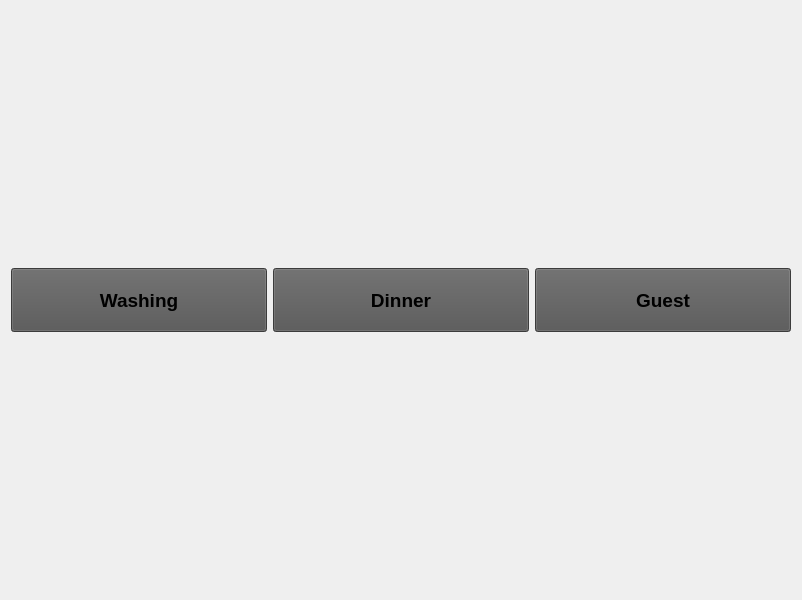
<?xml version="1.0" encoding="UTF-8"?>
<ui version="4.0">
 <class>PrimaryOptionWidget</class>
 <widget class="QWidget" name="PrimaryOptionWidget">
  <property name="geometry">
   <rect>
    <x>0</x>
    <y>0</y>
    <width>800</width>
    <height>600</height>
   </rect>
  </property>
  <property name="windowTitle">
   <string>Form</string>
  </property>
  <property name="styleSheet">
   <string notr="true">QPushButton {
	background-color: rgb(84, 84, 84);
}</string>
  </property>
  <layout class="QGridLayout" name="gridLayout">
   <item row="0" column="0">
    <widget class="QPushButton" name="washingButton">
     <property name="minimumSize">
      <size>
       <width>256</width>
       <height>64</height>
      </size>
     </property>
     <property name="font">
      <font>
       <pointsize>14</pointsize>
       <weight>75</weight>
       <bold>true</bold>
      </font>
     </property>
     <property name="text">
      <string>Washing</string>
     </property>
    </widget>
   </item>
   <item row="0" column="1">
    <widget class="QPushButton" name="dinnerButton">
     <property name="minimumSize">
      <size>
       <width>256</width>
       <height>64</height>
      </size>
     </property>
     <property name="font">
      <font>
       <pointsize>14</pointsize>
       <weight>75</weight>
       <bold>true</bold>
      </font>
     </property>
     <property name="text">
      <string>Dinner</string>
     </property>
    </widget>
   </item>
   <item row="0" column="2">
    <widget class="QPushButton" name="guestButton">
     <property name="minimumSize">
      <size>
       <width>256</width>
       <height>64</height>
      </size>
     </property>
     <property name="font">
      <font>
       <pointsize>14</pointsize>
       <weight>75</weight>
       <bold>true</bold>
      </font>
     </property>
     <property name="text">
      <string>Guest</string>
     </property>
    </widget>
   </item>
  </layout>
 </widget>
 <resources/>
 <connections/>
</ui>
